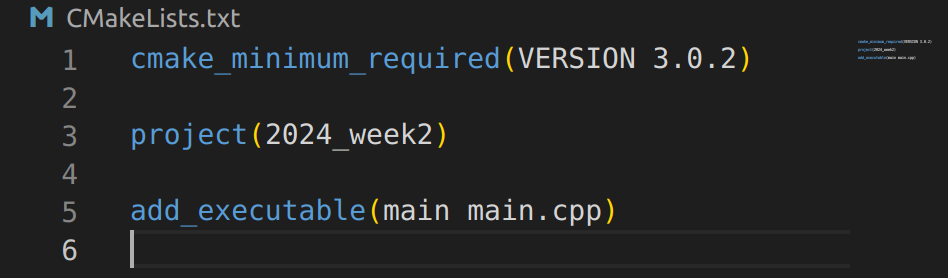
//> input picture week03/第三周内容/第三周_OpenCV 入门/assets/1.png, 948 x 278 px, given in place of 1.jpg, which was not available
$ ./main   (built with g++ and OpenCV 4)
//> lines starting //> are read from the running program, lines starting //| are printed output that depends on the picture; pictures that were not available may be replaced by others from this repository, and a replacement may not be noted
### week03/第三周内容/第三周_OpenCV 入门/example/operations/src/example.h
#pragma once

#include <Eigen/Eigen>
#include <opencv2/opencv.hpp>

### week03/第三周内容/第三周_OpenCV 入门/example/operations/main.cpp
#include <iostream>
#include <opencv2/core/matx.hpp>
#include <opencv2/imgcodecs.hpp>
#include <opencv2/opencv.hpp>
#include "example.h"

int main()
{
    cv::Mat image = cv::imread("../../data/1.jpg");
//> image is the input picture: 278 rows x 948 cols, CV_8UC3; mean B, G, R 36.5, 35.8, 34.8
    std::vector<cv::Mat> channels;
    //通道分离
    cv::split(image, channels);
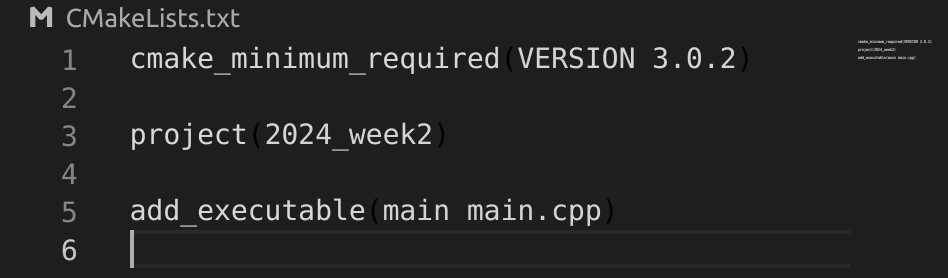
//> channels[0]: 278 rows x 948 cols, CV_8UC1; min 0, max 215, mean 36.5
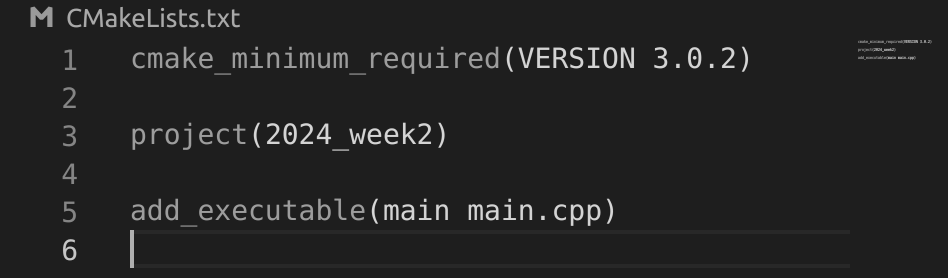
//> channels[1]: 278 rows x 948 cols, CV_8UC1; min 30, max 214, mean 35.8
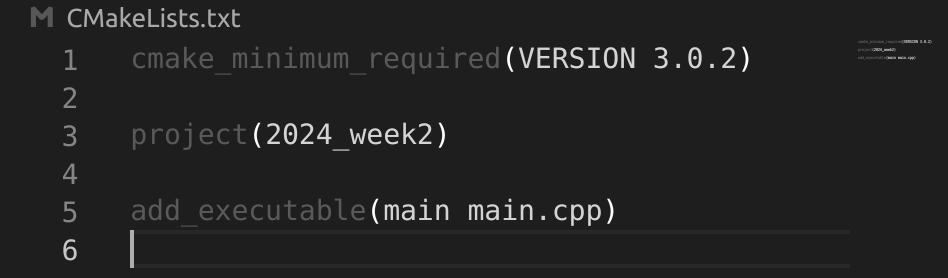
//> channels[2]: 278 rows x 948 cols, CV_8UC1; min 30, max 255, mean 34.8

    //分别得到不同的颜色分量
    cv::Mat blue, green, red, gray;
    blue = channels.at(0);
    green = channels.at(1);
    red = channels.at(2);
    cv::cvtColor(image, gray,
                 cv::COLOR_BGR2GRAY);    //转为灰度图
    cv::namedWindow("演示输出图像", cv::WINDOW_NORMAL);
    cv::resizeWindow("演示输出图像",
                     720 * image.cols / image.rows, 720);
    cv::namedWindow("blue", cv::WINDOW_NORMAL);
    cv::resizeWindow("blue", 720 * image.cols / image.rows,
                     720);
    cv::namedWindow("green", cv::WINDOW_NORMAL);
    cv::resizeWindow("green", 720 * image.cols / image.rows,
                     720);
    cv::namedWindow("red", cv::WINDOW_NORMAL);
    cv::resizeWindow("red", 720 * image.cols / image.rows,
                     720);
    cv::namedWindow("gray", cv::WINDOW_NORMAL);
    cv::resizeWindow("gray", 720 * image.cols / image.rows,
                     720);
    cv::imshow("blue", blue);
    cv::imshow("green", green);
    cv::imshow("red", red);
    cv::imshow("gray", gray);
    cv::imshow("演示输出图像", image);
    //如果不加waitkey,显示窗口一闪而过就结束了
    cv::waitKey(0);
}

$ run again, with week03/第三周内容/第三周_OpenCV 入门/assets/10.png copied over week03/第三周内容/第三周_OpenCV 入门/assets/1.png
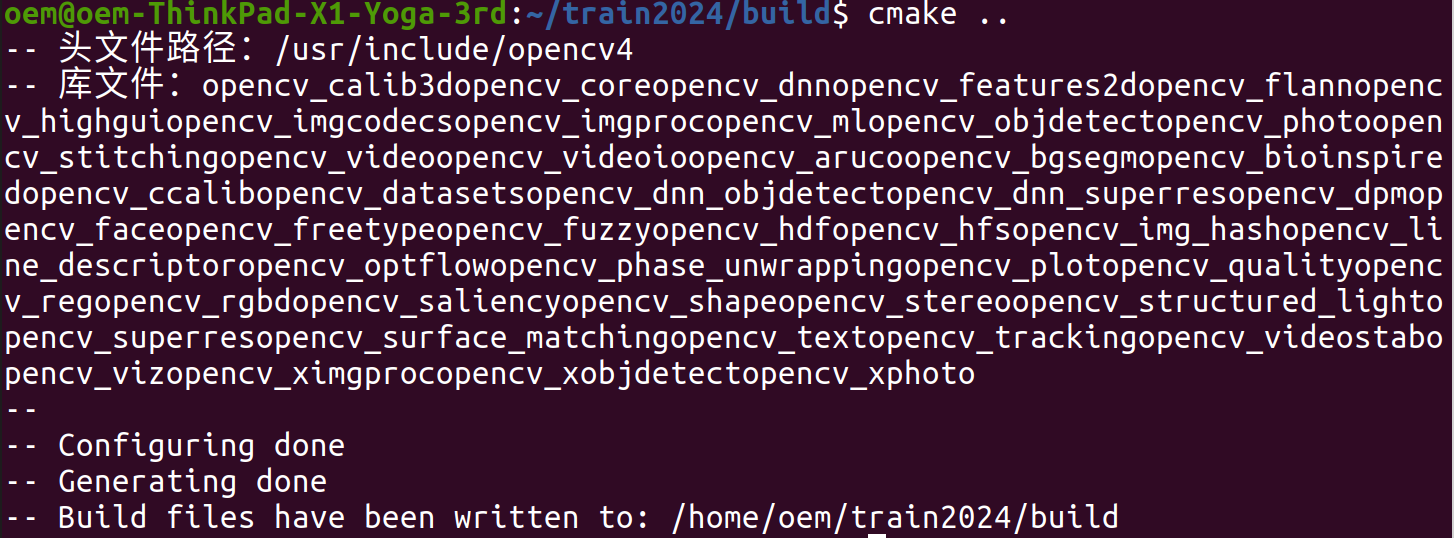
//> input picture week03/第三周内容/第三周_OpenCV 入门/assets/10.png, 1454 x 538 px, given in place of 1.jpg, which was not available
//> image is the input picture: 538 rows x 1454 cols, CV_8UC3; mean B, G, R 61.1, 38.9, 71.6
//> `cv::split(image, channels);`:
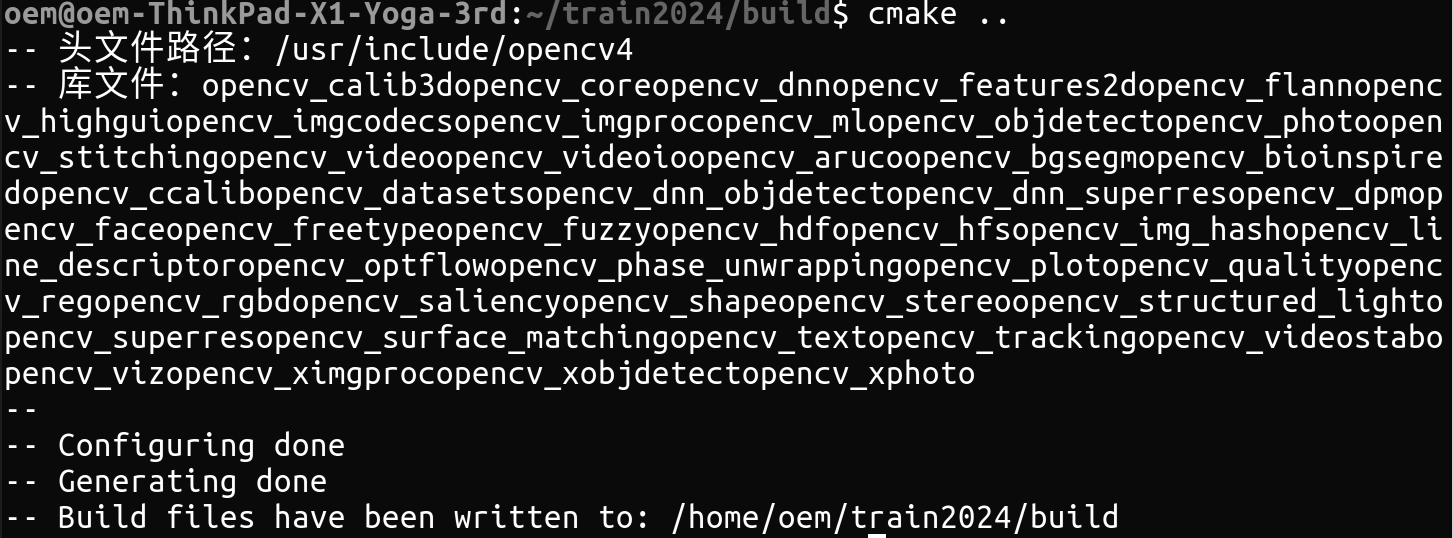
//> channels[1]: 538 rows x 1454 cols, CV_8UC1; min 10, max 255, mean 38.9
//> `cv::split(image, channels);`:
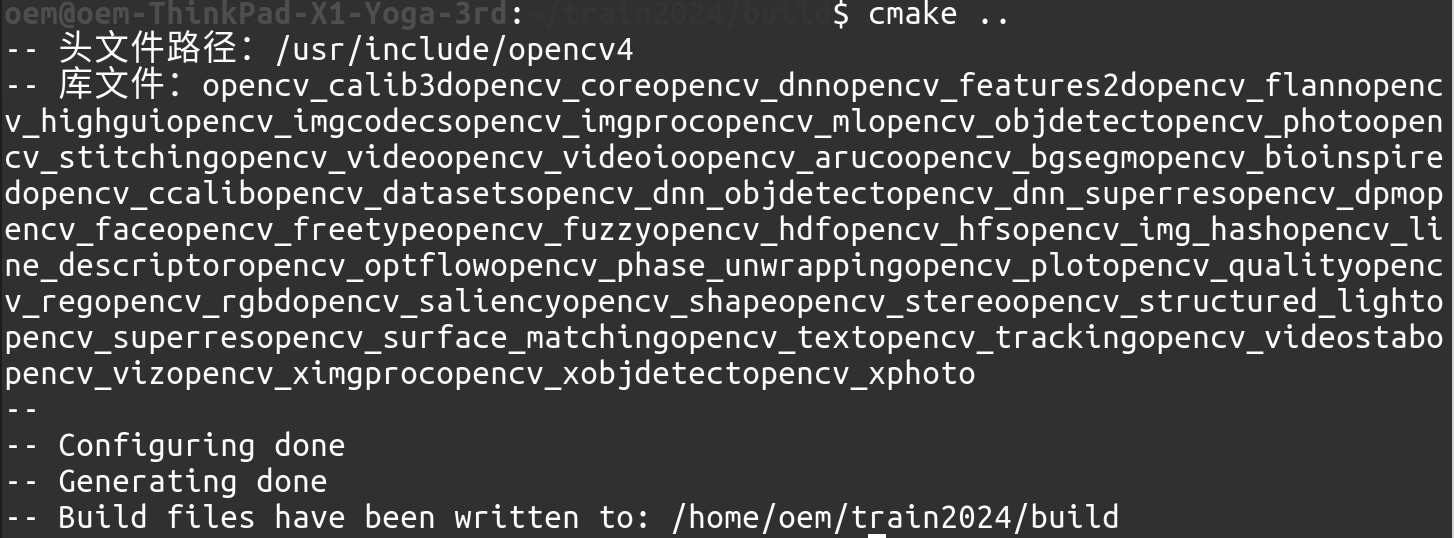
//> channels[2]: 538 rows x 1454 cols, CV_8UC1; min 29, max 255, mean 71.6

$ run again, with week03/第三周内容/第三周_OpenCV 入门/assets/11.png copied over week03/第三周内容/第三周_OpenCV 入门/assets/1.png
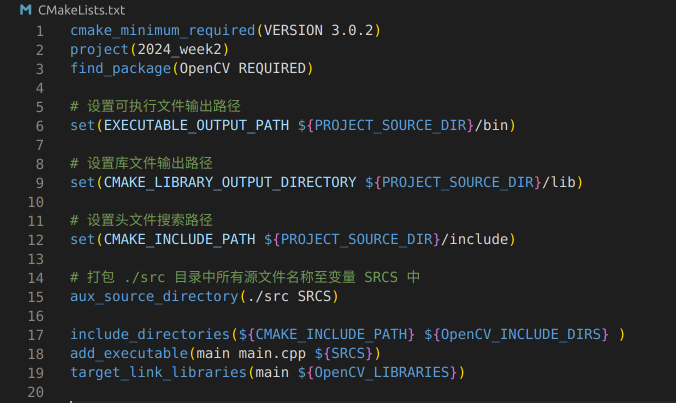
//> input picture week03/第三周内容/第三周_OpenCV 入门/assets/11.png, 1352 x 806 px, given in place of 1.jpg, which was not available (shown at 1/2 size)
//> image is the input picture: 806 rows x 1352 cols, CV_8UC3; mean B, G, R 38.1, 37.4, 35.2
//> `cv::split(image, channels);`:
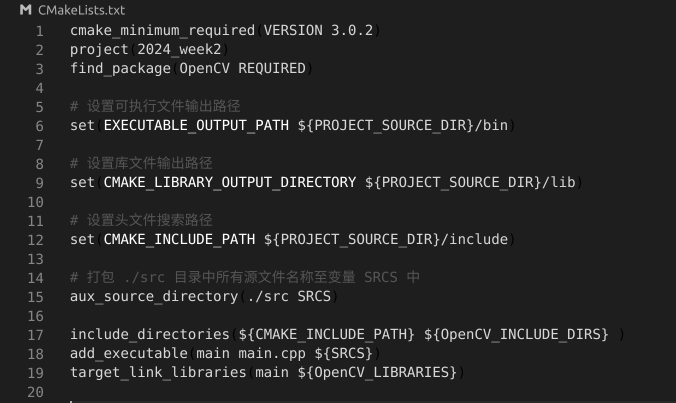
//> channels[0]: 806 rows x 1352 cols, CV_8UC1 (shown at 1/2 size); min 0, max 255, mean 38.1
//> `cv::split(image, channels);`:
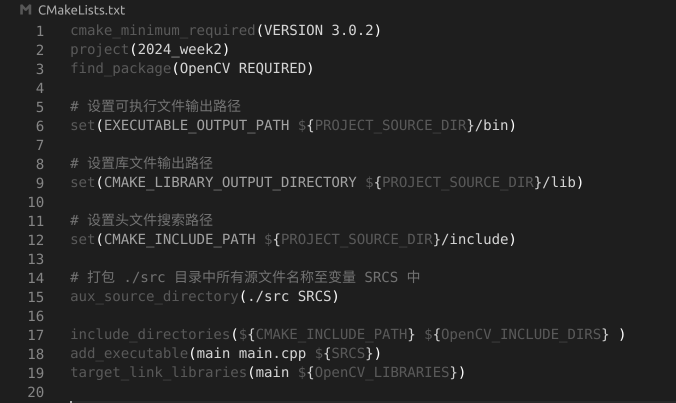
//> channels[2]: 806 rows x 1352 cols, CV_8UC1 (shown at 1/2 size); min 30, max 255, mean 35.2

$ run again, with week03/第三周内容/第三周_OpenCV 入门/assets/12.png copied over week03/第三周内容/第三周_OpenCV 入门/assets/1.png
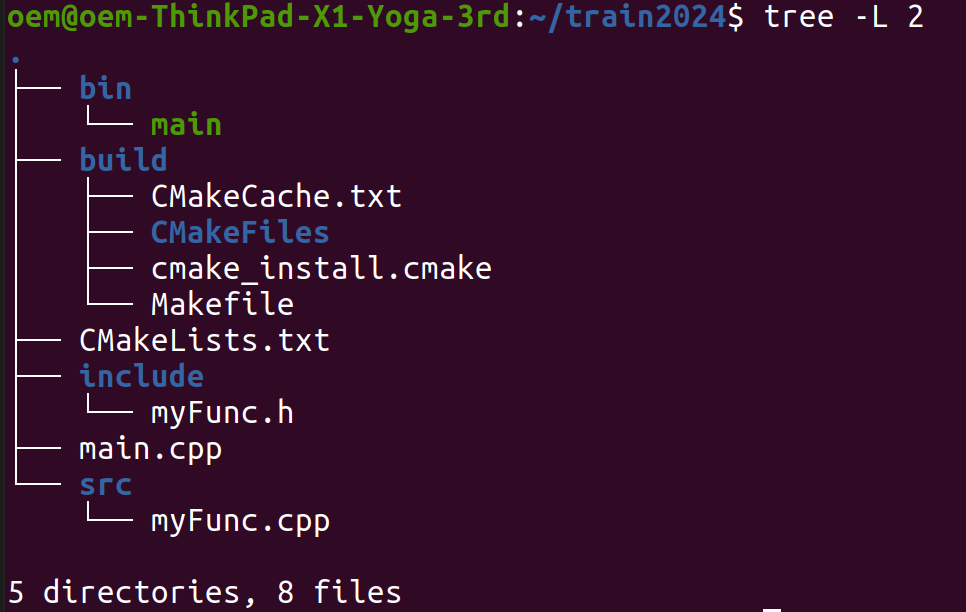
//> input picture week03/第三周内容/第三周_OpenCV 入门/assets/12.png, 966 x 612 px, given in place of 1.jpg, which was not available
//> image is the input picture: 612 rows x 966 cols, CV_8UC3; mean B, G, R 42.1, 17.9, 53
//> `cv::split(image, channels);`:
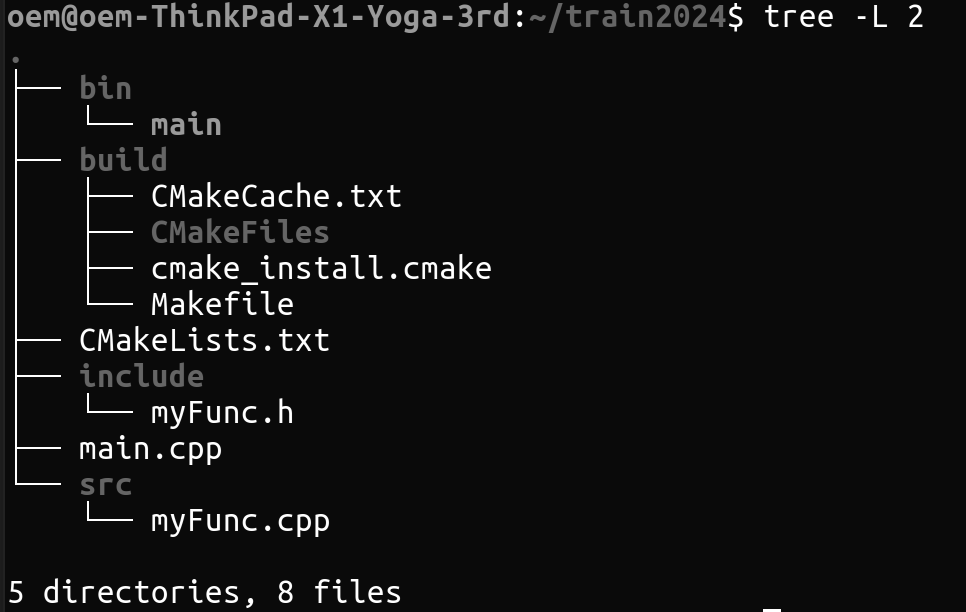
//> channels[1]: 612 rows x 966 cols, CV_8UC1; min 10, max 255, mean 17.9
//> `cv::split(image, channels);`:
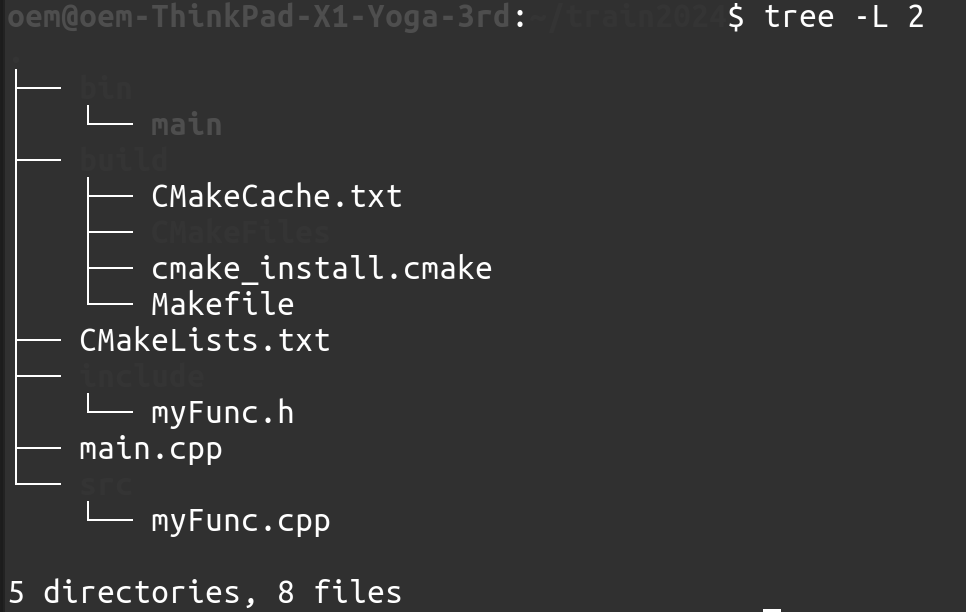
//> channels[2]: 612 rows x 966 cols, CV_8UC1; min 28, max 255, mean 53
